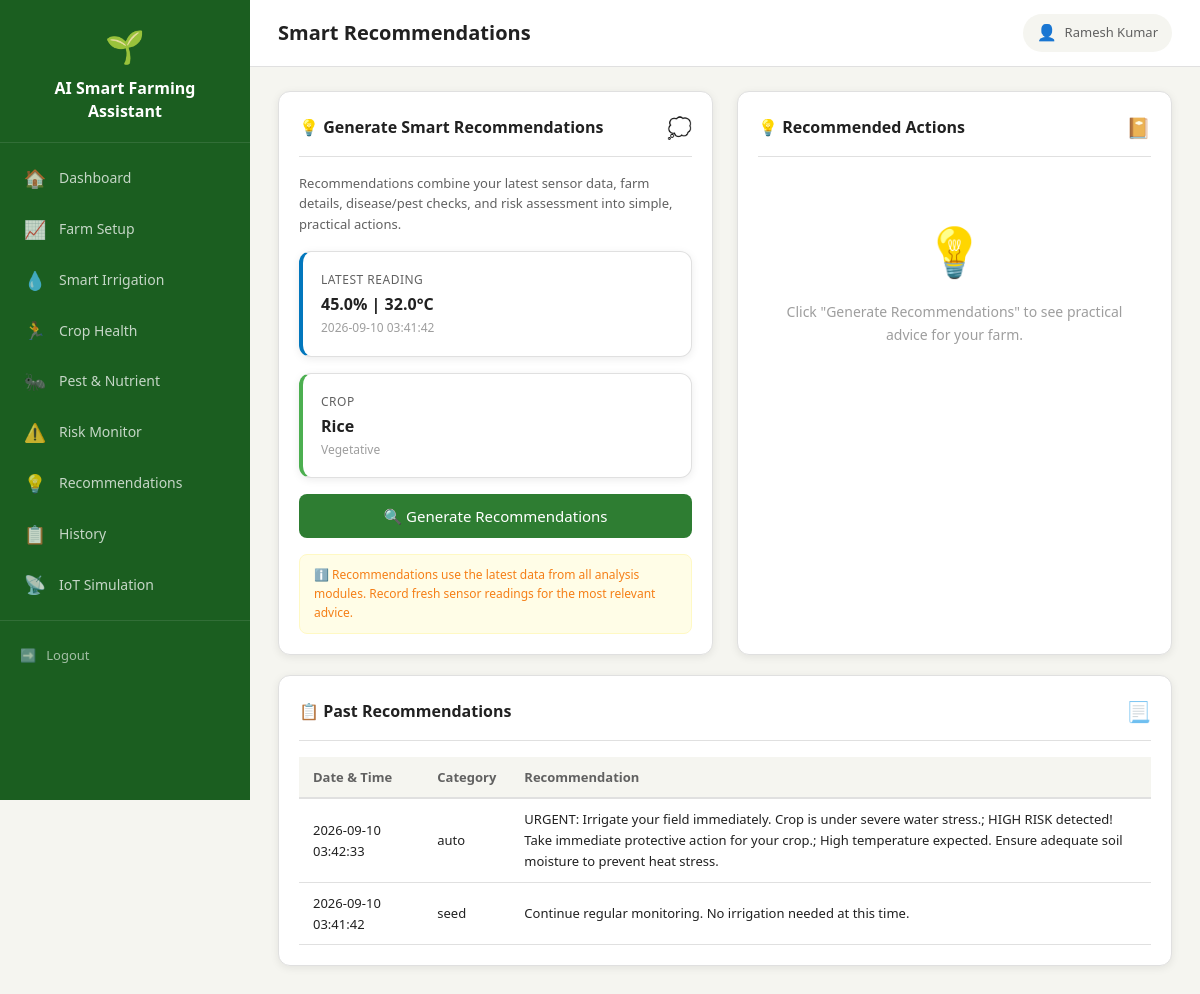
The page /recommendations (signed in) on the database its author committed.
### tables this page shows
CREATE TABLE "sensor_readings" (
                id INTEGER PRIMARY KEY AUTOINCREMENT,
                user_id INTEGER,
                soil_moisture REAL,
                temperature REAL,
                humidity REAL,
                rainfall REAL DEFAULT 0,
                irrigation_status TEXT,
                irrigation_reason TEXT,
                drought_risk TEXT,
                heat_risk TEXT,
                recommendation TEXT,
                source TEXT DEFAULT 'manual',
                created_at TIMESTAMP DEFAULT CURRENT_TIMESTAMP
            );

CREATE TABLE farms (
        id INTEGER PRIMARY KEY AUTOINCREMENT,
        user_id INTEGER NOT NULL,
        crop_name TEXT NOT NULL,
        crop_variety TEXT,
        farm_area TEXT,
        soil_type TEXT,
        growth_stage TEXT,
        sowing_date TEXT,
        location TEXT,
        created_at TIMESTAMP DEFAULT CURRENT_TIMESTAMP,
        FOREIGN KEY (user_id) REFERENCES users(id)
    );

CREATE TABLE recommendations (
        id INTEGER PRIMARY KEY AUTOINCREMENT,
        user_id INTEGER NOT NULL,
        recommendation_text TEXT,
        category TEXT,
        created_at TIMESTAMP DEFAULT CURRENT_TIMESTAMP,
        FOREIGN KEY (user_id) REFERENCES users(id)
    );

### app.py (the view, shortened to what this page needs)
@app.route("/recommendations", methods=["GET", "POST"])
@login_required
def recommendations():
    db = get_db()
    user_id = session["user_id"]
    recs = None
    farm = db.execute(
        "SELECT * FROM farms WHERE user_id = ? ORDER BY id DESC LIMIT 1",
        (user_id,)
    ).fetchone()
    reading = db.execute(
        "SELECT * FROM sensor_readings WHERE user_id = ? ORDER BY id DESC LIMIT 1",
        (user_id,)
    ).fetchone()
    disease_det = db.execute(
        "SELECT * FROM disease_detections WHERE user_id = ? ORDER BY id DESC LIMIT 1",
        (user_id,)
    ).fetchone()
    pest_diag = db.execute(
        "SELECT * FROM pest_nutrient_diagnoses WHERE user_id = ? ORDER BY id DESC LIMIT 1",
        (user_id,)
    ).fetchone()
    past_recs = db.execute(
        "SELECT * FROM recommendations WHERE user_id = ? ORDER BY id DESC LIMIT 10",
        (user_id,)
    ).fetchall()
    return render_template("recommendations.html", recs=recs, farm=farm,
                           reading=reading, past_recs=past_recs)

### app.py (called while the page is built)
@app.after_request
def add_cors_headers(response):
    response.headers["Access-Control-Allow-Origin"] = "*"
    response.headers["Access-Control-Allow-Methods"] = "GET, POST, OPTIONS"
    response.headers["Access-Control-Allow-Headers"] = "Content-Type, Authorization"
    return response

def get_db():
    if "db" not in g:
        g.db = sqlite3.connect(DATABASE)
        g.db.row_factory = sqlite3.Row
        g.db.execute("PRAGMA foreign_keys = ON")
    return g.db

def login_required(f):
    @wraps(f)
    def decorated_function(*args, **kwargs):
        if "user_id" not in session:
            flash("Please login first.", "warning")
            return redirect(url_for("login"))
        return f(*args, **kwargs)
    return decorated_function

### templates/recommendations.html (shortened to what this page needs)
{% extends "base.html" %}
{% block page_title %}Smart Recommendations{% endblock %}
{% block content %}
<div class="two-col">
    <div class="card">
        <div class="card-header">
            <h3>&#x1f4a1; Generate Smart Recommendations</h3>
            <span class="card-icon">&#x1f4ad;</span>
        </div>
        <p style="font-size:13px; color:var(--text-secondary); margin-bottom:16px;">
            Recommendations combine your latest sensor data, farm details, disease/pest checks, and risk assessment into simple, practical actions.
        </p>
        <div class="stats-grid" style="margin-bottom:16px;">
            {% if reading %}
            <div class="stat-card info">
                <div class="stat-label">Latest Reading</div>
                <div class="stat-value" style="font-size:16px;">{{ reading.soil_moisture }}% | {{ reading.temperature }}&deg;C</div>
                <div class="stat-sub">{{ reading.created_at }}</div>
            </div>
            {% else %}
            <div class="stat-card warning">
                <div class="stat-label">No Sensor Data</div>
                <div class="stat-value" style="font-size:16px;">Record a reading first</div>
                <div class="stat-sub"><a href="{{ url_for('irrigation') }}" style="color:var(--primary);">Go to Irrigation &rarr;</a></div>
            </div>
            {% endif %}
            {% if farm %}
            <div class="stat-card success">
                <div class="stat-label">Crop</div>
                <div class="stat-value" style="font-size:16px;">{{ farm.crop_name }}</div>
                <div class="stat-sub">{{ farm.growth_stage or 'Stage not set' }}</div>
            </div>
            {% endif %}
        </div>
        <form method="POST" action="{{ url_for('recommendations') }}">
            <button type="submit" class="btn btn-primary btn-lg btn-block">&#x1f50d; Generate Recommendations</button>
        </form>
        <div class="disclaimer" style="margin-top:16px;">
            &#x2139;&#xfe0f; Recommendations use the latest data from all analysis modules. Record fresh sensor readings for the most relevant advice.
        </div>
    </div>
    <div class="card">
        <div class="card-header">
            <h3>&#x1f4a1; Recommended Actions</h3>
            <span class="card-icon">&#x1f4d4;</span>
        </div>
        {% if recs %}
            {% if recs.immediate %}
            <div class="rec-section">
                <h4>&#x26a0;&#xfe0f; Immediate Actions</h4>
                {% for r in recs.immediate %}
                <div class="rec-item urgent">{{ r }}</div>
                {% endfor %}
            </div>
            {% endif %}
            {% if recs.today %}
            <div class="rec-section">
                <h4>&#x1f4c5; Today</h4>
                {% for r in recs.today %}
                <div class="rec-item moderate">{{ r }}</div>
                {% endfor %}
            </div>
            {% endif %}
            {% if recs.this_week %}
            <div class="rec-section">
                <h4>&#x1f4c6; This Week</h4>
                {% for r in recs.this_week %}
                <div class="rec-item">{{ r }}</div>
                {% endfor %}
            </div>
            {% endif %}
            {% if recs.general %}
            <div class="rec-section">
                <h4>&#x1f4cb; General Advice</h4>
                {% for r in recs.general %}
                <div class="rec-item">{{ r }}</div>
                {% endfor %}
            </div>
            {% endif %}
            <div class="disclaimer">
                &#x26a0;&#xfe0f; These are preliminary recommendations. For critical agricultural decisions, always consult a qualified agricultural expert.
            </div>
        {% else %}
            <div class="empty-state">
                <span class="empty-icon">&#x1f4a1;</span>
                <p>Click "Generate Recommendations" to see practical advice for your farm.</p>
            </div>
        {% endif %}
    </div>
</div>
<div class="card">
    <div class="card-header">
        <h3>&#x1f4cb; Past Recommendations</h3>
        <span class="card-icon">&#x1f4c3;</span>
    </div>
    {% if past_recs %}
    <div class="table-container">
        <table>
            <thead>
                <tr>
                    <th>Date &amp; Time</th>
                    <th>Category</th>
                    <th>Recommendation</th>
                </tr>
            </thead>
            <tbody>
                {% for rec in past_recs %}
                <tr>
                    <td>{{ rec.created_at }}</td>
                    <td>{{ rec.category }}</td>
                    <td>{{ rec.recommendation_text }}</td>
                </tr>
                {% endfor %}
            </tbody>
        </table>
    </div>
    {% else %}
    <div class="empty-state">
        <span class="empty-icon">&#x1f4cb;</span>
        <p>No past recommendations yet.</p>
    </div>
    {% endif %}
</div>
{% endblock %}

### static/css/style.css (style rules this page uses)
:root { --primary: #2e7d32; --primary-dark: #1b5e20; --primary-light: #4caf50; --secondary: #ff8f00; --secondary-light: #ffb74d; --danger: #c62828; --danger-light: #ef5350; --warning: #f57f17; --info: #0277bd; --bg-main: #f5f5f0; --bg-card: #ffffff; --bg-sidebar: #1b5e20; --text-primary: #212121; --text-secondary: #616161; --text-light: #9e9e9e; --border: #e0e0e0; --shadow: 0 2px 8px rgba(0, 0, 0, 0.08); --shadow-hover: 0 4px 16px rgba(0, 0, 0, 0.12); --radius: 8px; --radius-lg: 12px; --sidebar-width: 250px; }
* { margin: 0; padding: 0; box-sizing: border-box; }
body { font-family: 'Segoe UI', Tahoma, Geneva, Verdana, sans-serif; background: var(--bg-main); color: var(--text-primary); line-height: 1.6; min-height: 100vh; }
.card { background: var(--bg-card); border-radius: var(--radius-lg); box-shadow: var(--shadow); padding: 20px; margin-bottom: 20px; border: 1px solid var(--border); }
.card-header { display: flex; justify-content: space-between; align-items: center; margin-bottom: 16px; padding-bottom: 12px; border-bottom: 1px solid var(--border); }
.card-header h3 { font-size: 16px; font-weight: 600; color: var(--text-primary); }
.card-header .card-icon { font-size: 20px; color: var(--primary); }
.stats-grid { display: grid; grid-template-columns: repeat(auto-fill, minmax(200px, 1fr)); gap: 16px; margin-bottom: 24px; }
.stat-card { background: var(--bg-card); border-radius: var(--radius-lg); padding: 18px; box-shadow: var(--shadow); border: 1px solid var(--border); border-left: 4px solid var(--primary); transition: box-shadow 0.2s; }
.stat-card.info { border-left-color: var(--info); }
.stat-card.success { border-left-color: var(--primary-light); }
.stat-card .stat-label { font-size: 12px; color: var(--text-secondary); text-transform: uppercase; letter-spacing: 0.5px; margin-bottom: 6px; }
.stat-card .stat-value { font-size: 24px; font-weight: 700; color: var(--text-primary); line-height: 1.2; }
.stat-card .stat-sub { font-size: 12px; color: var(--text-light); margin-top: 4px; }
.btn { display: inline-flex; align-items: center; gap: 8px; padding: 10px 20px; border: none; border-radius: var(--radius); font-size: 14px; font-weight: 500; cursor: pointer; transition: all 0.2s; font-family: inherit; }
.btn-primary { background: var(--primary); color: white; }
.btn-lg { padding: 12px 28px; font-size: 15px; }
.btn-block { display: flex; width: 100%; justify-content: center; }
.table-container { overflow-x: auto; }
table { width: 100%; border-collapse: collapse; font-size: 13px; }
thead th { background: var(--bg-main); padding: 10px 14px; text-align: left; font-weight: 600; color: var(--text-secondary); border-bottom: 2px solid var(--border); white-space: nowrap; }
tbody td { padding: 10px 14px; border-bottom: 1px solid var(--border); color: var(--text-primary); }
.empty-state { text-align: center; padding: 40px 20px; color: var(--text-light); }
.empty-state .empty-icon { font-size: 48px; display: block; margin-bottom: 12px; }
.empty-state p { font-size: 14px; }
.two-col { display: grid; grid-template-columns: 1fr 1fr; gap: 24px; }
.disclaimer { background: #fffde7; border: 1px solid #fff9c4; border-radius: var(--radius); padding: 10px 14px; font-size: 12px; color: #f57f17; margin-top: 16px; }

### rows shown on the page
sensor_readings: soil_moisture "45.0", temperature "32.0", created_at "2026-09-10 03:41:42"
farms: crop_name "Rice", growth_stage "Vegetative"
recommendations: created_at "2026-09-10 03:42:33", category "auto", recommendation_text "URGENT: Irrigate your field immediately. Crop is under severe water stress.; HIGH RISK detected! Take immediate protective action for your crop.; High temperature expected. Ensure adequate soil moisture to prevent heat stress."
recommendations: created_at "2026-09-10 03:41:42", category "seed", recommendation_text "Continue regular monitoring. No irrigation needed at this time."

### other values the page prints
{{ session['user_name'] }} "Ramesh Kumar"
